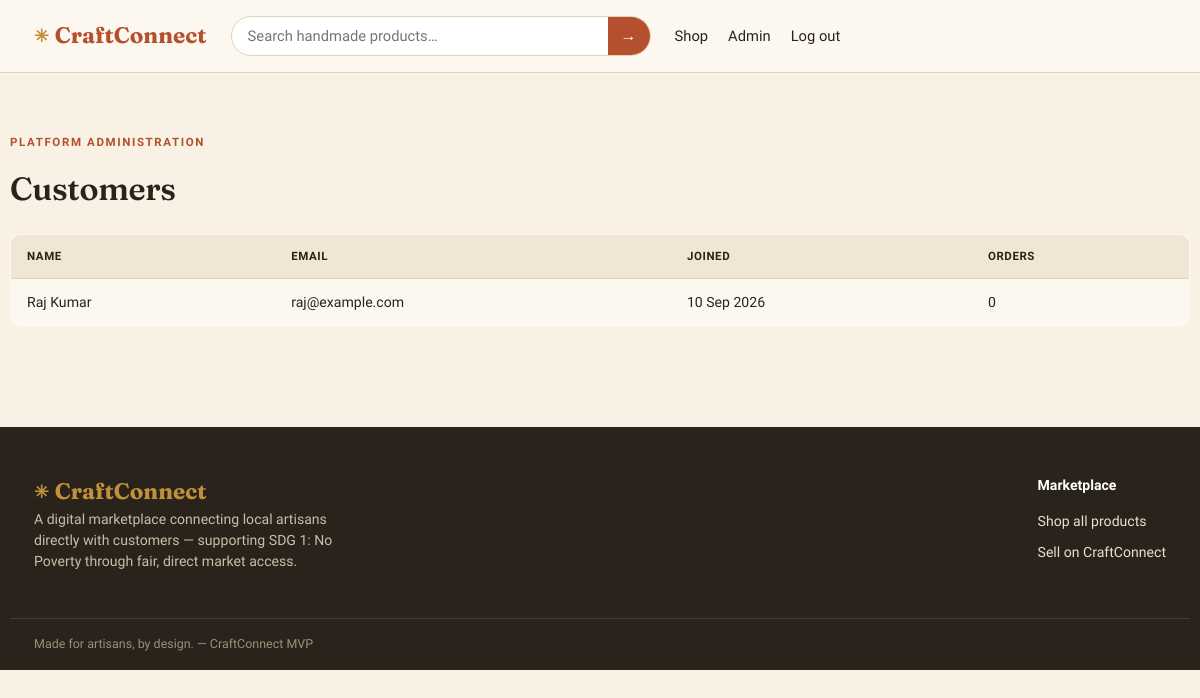
Page /admin/users (signed in) on the committed database.
### models.py (models this page shows, shortened)
class User(UserMixin, db.Model):
    __tablename__ = "users"
    id = db.Column(db.Integer, primary_key=True)
    name = db.Column(db.String(120), nullable=False)
    email = db.Column(db.String(160), unique=True, nullable=False)
    password_hash = db.Column(db.String(255), nullable=False)
    role = db.Column(db.String(20), nullable=False, default="customer")  # customer / artisan / admin
    created_at = db.Column(db.DateTime, default=datetime.utcnow)
    artisan_profile = db.relationship("Artisan", backref="user", uselist=False)
    orders = db.relationship("Order", backref="customer", lazy=True)
    reviews = db.relationship("Review", backref="customer", lazy=True)

### app.py (the view)
    @app.route("/admin/users")
    @login_required
    @role_required("admin")
    def admin_users():
        users = User.query.filter_by(role="customer").all()
        return render_template("admin_users.html", users=users)

### templates/admin_users.html (shortened to what this page needs)
{% extends "base.html" %}
{% block content %}
<div class="wrap dash-header">
  <span class="eyebrow">Platform administration</span>
  <h1>Customers</h1>
</div>
<div class="wrap section" style="padding-top:0">
  {% if users %}
  <table class="data-table">
    <thead><tr><th>Name</th><th>Email</th><th>Joined</th><th>Orders</th></tr></thead>
    <tbody>
      {% for u in users %}
      <tr>
        <td>{{ u.name }}</td>
        <td>{{ u.email }}</td>
        <td>{{ u.created_at.strftime('%d %b %Y') }}</td>
        <td>{{ u.orders|length }}</td>
      </tr>
      {% endfor %}
    </tbody>
  </table>
  {% else %}
  <div class="empty-state"><h3>No customers yet</h3></div>
  {% endif %}
</div>
{% endblock %}

### static/css/style.css (style rules this page uses)
:root { --clay: #B5502F; --clay-dark: #8F3E23; --ink: #2A231C; --sand: #F1E6D3; --sand-light: #F8F1E4; --card: #FCF8EF; --olive: #6B7A54; --gold: #C1913A; --line: #E1D3B8; --muted: #8A7C68; --success: #4C6B3F; --error: #A83A2C; --font-display: "Fraunces", Georgia, serif; --font-body: "Work Sans", -apple-system, BlinkMacSystemFont, sans-serif; --radius: 10px; --shadow: 0 8px 24px rgba(42, 35, 28, 0.08); }
* { box-sizing: border-box; }
html { scroll-behavior: smooth; }
body { margin: 0; background: var(--sand-light); color: var(--ink); font-family: var(--font-body); line-height: 1.5; -webkit-font-smoothing: antialiased; }
.wrap { max-width: 1180px; margin: 0 auto; padding: 0 24px; }
h1, h2, h3, h4 { font-family: var(--font-display); font-weight: 600; color: var(--ink); margin: 0 0 .4em; letter-spacing: -0.01em; }
.eyebrow { text-transform: uppercase; letter-spacing: .14em; font-size: .72rem; font-weight: 700; color: var(--olive); margin-bottom: 14px; display: inline-block; }
.section { padding: 40px 0; }
.dash-header { padding: 40px 0 8px; }
.dash-header .eyebrow { color: var(--clay); }
.data-table { width: 100%; border-collapse: collapse; background: var(--card); border: 1px solid var(--line); border-radius: var(--radius); overflow: hidden; }
.data-table th, .data-table td { text-align: left; padding: 13px 16px; border-bottom: 1px solid var(--line); font-size: .88rem; }
.data-table th { background: var(--sand); font-weight: 700; color: var(--ink); text-transform: uppercase; font-size: .72rem; letter-spacing: .05em; }
.data-table tr:last-child td { border-bottom: none; }

### rows in the picture
User: name "Raj Kumar", email "raj@example.com", created_at "10 Sep 2026", orders|length "0"
